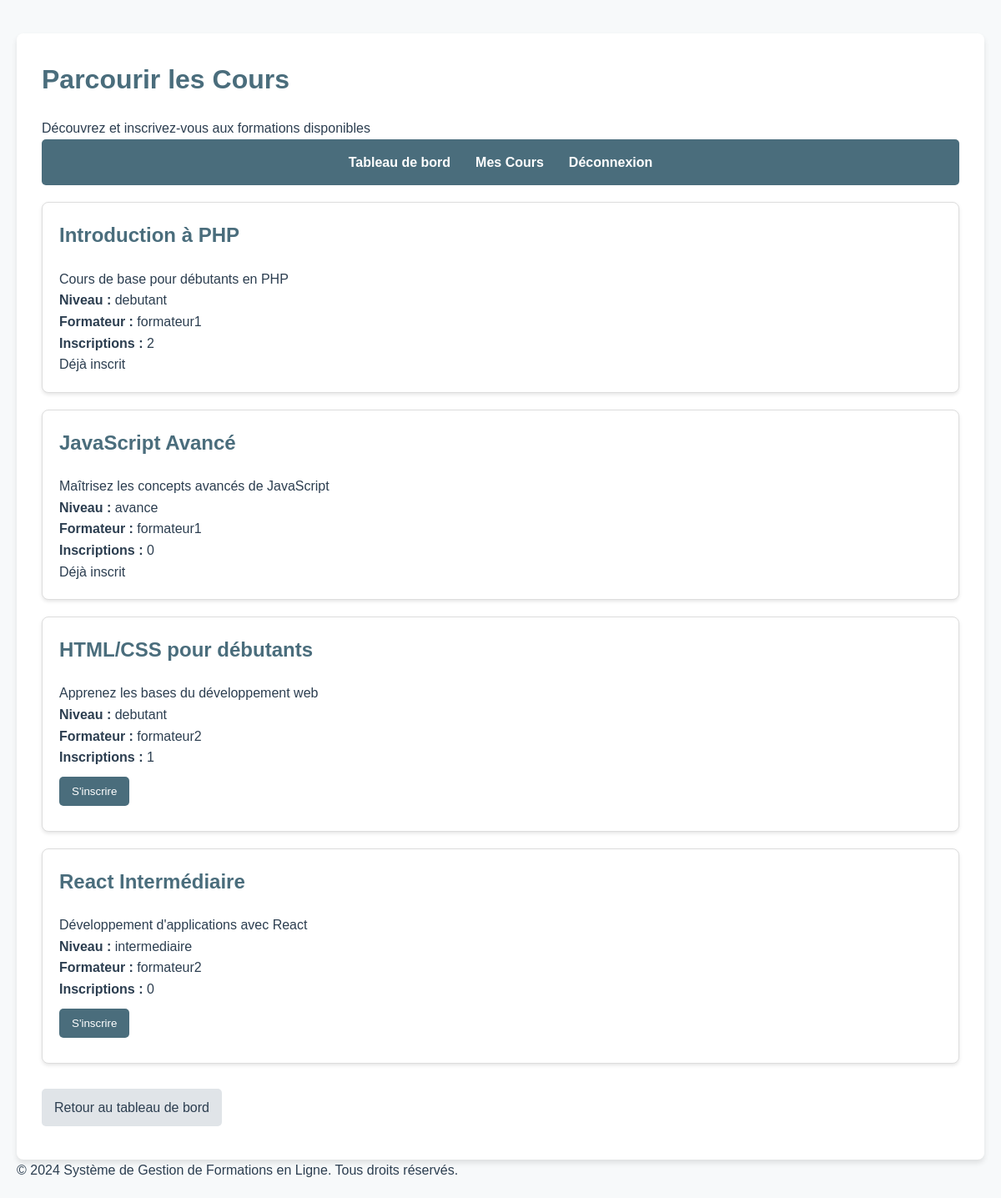
Screenshot of /views/etudiant/browse_courses.php (signed in) with the database file from the repository.
### tables this page shows
CREATE TABLE cours (
	id INT PRIMARY KEY AUTO_INCREMENT,
    formateur_id INT NOT NULL,
    titre VARCHAR(255) NOT NULL,
    description TEXT,
    niveau ENUM('debutant', 'intermediaire', 'avance') NOT NULL DEFAULT 'debutant',
    is_active BOOLEAN DEFAULT true,
    date_creation TIMESTAMP DEFAULT CURRENT_TIMESTAMP,
    FOREIGN KEY (formateur_id) REFERENCES users(id)
);

CREATE TABLE users (
    id INT PRIMARY KEY AUTO_INCREMENT,
    role_id INT NOT NULL,
    nom VARCHAR(100) NOT NULL,
    prenom VARCHAR(100) NOT NULL,
    email VARCHAR(255) NOT NULL UNIQUE,
    password VARCHAR(255) NOT NULL,
    is_active BOOLEAN DEFAULT true,
    date_creation TIMESTAMP DEFAULT CURRENT_TIMESTAMP,
    FOREIGN KEY (role_id) REFERENCES roles(id)
);

### views/etudiant/browse_courses.php (the view, shortened to what this page needs)
<?php
require_once '../../connexion.php';
try {
    $stmt = $pdo->prepare("
        SELECT
            c.id,
            c.titre,
            c.description,
            c.niveau,
            u.nom AS formateur_nom,
            (SELECT COUNT(*) FROM inscriptions WHERE course_id = c.id AND status = 'accepte') as inscriptions,
            (SELECT COUNT(*) FROM inscriptions WHERE course_id = c.id AND user_id = ? AND (status = 'accepte' OR status = 'en_attente')) as user_enrolled
        FROM cours c
        JOIN users u ON c.formateur_id = u.id
        WHERE c.is_active = 1
    ");
    $stmt->execute([$_SESSION['user']['id']]);
    $courses = $stmt->fetchAll(PDO::FETCH_ASSOC);
} catch (PDOException $e) {
    logError("Erreur de récupération des cours : " . $e->getMessage());
    displayUserError("Impossible de charger les cours. Réessayez plus tard.");
}
?>
<!DOCTYPE html>
<html lang="fr">
<head>
    <link rel="stylesheet" href="../../assets/css/style.css">
</head>
<body>
    <div class="container">
        <div class="header">
            <h1>Parcourir les Cours</h1>
            <p>Découvrez et inscrivez-vous aux formations disponibles</p>
        </div>
        <div class="nav">
            <ul>
                <li><a href="dashboard.php">Tableau de bord</a></li>
                <li><a href="courses.php">Mes Cours</a></li>
                <li><a href="../../auth/logout.php">Déconnexion</a></li>
            </ul>
        </div>
        <?php if (empty($courses)): ?>
            <div class="error">
                <p>Aucun cours n'est actuellement disponible.</p>
            </div>
        <?php else: ?>
            <div class="course-list">
                <?php foreach ($courses as $course): ?>
                    <div class="card">
                        <h2><?= htmlspecialchars($course['titre']) ?></h2>
                        <p><?= htmlspecialchars($course['description']) ?></p>
                        <p><strong>Niveau :</strong> <?= htmlspecialchars($course['niveau']) ?></p>
                        <p><strong>Formateur :</strong> <?= htmlspecialchars($course['formateur_nom']) ?></p>
                        <p><strong>Inscriptions :</strong> <?= $course['inscriptions'] ?></p>
                        <?php if ($course['user_enrolled'] > 0): ?>
                            <p class="text-warning">Déjà inscrit</p>
                        <?php else: ?>
                            <form action="enroll.php" method="POST">
                                <button type="submit" class="btn">S'inscrire</button>
                            </form>
                        <?php endif; ?>
                    </div>
                <?php endforeach; ?>
            </div>
        <?php endif; ?>
        <div class="text-center">
            <a href="dashboard.php" class="btn btn-secondary">Retour au tableau de bord</a>
        </div>
    </div>
    <footer class="footer">
        <p>&copy; 2024 Système de Gestion de Formations en Ligne. Tous droits réservés.</p>
    </footer>
</body>
</html>

### assets/css/style.css (style rules this page uses)
:root { --primary-color: #4A6D7C; --secondary-color: #E0E4E8; --background-color: #F7F9FA; --text-color: #2C3E50; --error-color: #E74C3C; --success-color: #2ECC71; }
* { margin: 0; padding: 0; box-sizing: border-box; }
body { font-family: 'Arial', sans-serif; line-height: 1.6; background-color: var(--background-color); color: var(--text-color); max-width: 1200px; margin: 0 auto; padding: 20px; }
.container { background-color: white; border-radius: 8px; box-shadow: 0 4px 6px rgba(0, 0, 0, 0.1); padding: 30px; margin-top: 20px; }
h1, h2 { color: var(--primary-color); margin-bottom: 20px; }
.btn { display: inline-block; padding: 10px 15px; background-color: var(--primary-color); color: white; text-decoration: none; border-radius: 5px; border: none; cursor: pointer; transition: background-color 0.3s ease; margin: 10px 0; }
.btn-secondary { background-color: var(--secondary-color); color: var(--text-color); }
.card { background-color: white; border: 1px solid #ddd; border-radius: 8px; padding: 20px; margin-bottom: 20px; box-shadow: 0 2px 4px rgba(0, 0, 0, 0.1); }
.nav { background-color: var(--primary-color); padding: 15px; border-radius: 5px; margin-bottom: 20px; }
.nav ul { list-style: none; display: flex; justify-content: center; align-items: center; }
.nav ul li { margin: 0 15px; }
.nav ul li a { color: white; text-decoration: none; font-weight: bold; }

### rows the page displays
cours: titre "Introduction à PHP", description "Cours de base pour débutants en PHP", niveau "debutant", formateur.nom "formateur1", inscriptions "2", shows "Déjà inscrit"
cours: titre "JavaScript Avancé", description "Maîtrisez les concepts avancés de JavaScript", niveau "avance", formateur.nom "formateur1", inscriptions "0", shows "Déjà inscrit"
cours: titre "HTML/CSS pour débutants", description "Apprenez les bases du développement web", niveau "debutant", formateur.nom "formateur2", inscriptions "1"
cours: titre "React Intermédiaire", description "Développement d'applications avec React", niveau "intermediaire", formateur.nom "formateur2", inscriptions "0"
